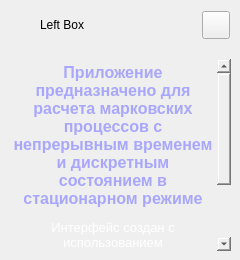
        <widget class="QFrame" name="extraLeftBox">
         <property name="minimumSize">
          <size>
           <width>0</width>
           <height>0</height>
          </size>
         </property>
         <property name="maximumSize">
          <size>
           <width>0</width>
           <height>16777215</height>
          </size>
         </property>
         <property name="frameShape">
          <enum>QFrame::NoFrame</enum>
         </property>
         <property name="frameShadow">
          <enum>QFrame::Raised</enum>
         </property>
         <layout class="QVBoxLayout" name="extraColumLayout">
          <property name="spacing">
           <number>0</number>
          </property>
          <property name="leftMargin">
           <number>0</number>
          </property>
          <property name="topMargin">
           <number>0</number>
          </property>
          <property name="rightMargin">
           <number>0</number>
          </property>
          <property name="bottomMargin">
           <number>0</number>
          </property>
          <item>
           <widget class="QFrame" name="extraTopBg">
            <property name="minimumSize">
             <size>
              <width>0</width>
              <height>50</height>
             </size>
            </property>
            <property name="maximumSize">
             <size>
              <width>16777215</width>
              <height>50</height>
             </size>
            </property>
            <property name="frameShape">
             <enum>QFrame::NoFrame</enum>
            </property>
            <property name="frameShadow">
             <enum>QFrame::Raised</enum>
            </property>
            <layout class="QVBoxLayout" name="verticalLayout_5">
             <property name="spacing">
              <number>0</number>
             </property>
             <property name="leftMargin">
              <number>0</number>
             </property>
             <property name="topMargin">
              <number>0</number>
             </property>
             <property name="rightMargin">
              <number>0</number>
             </property>
             <property name="bottomMargin">
              <number>0</number>
             </property>
             <item>
              <layout class="QGridLayout" name="extraTopLayout">
               <property name="leftMargin">
                <number>10</number>
               </property>
               <property name="rightMargin">
                <number>10</number>
               </property>
               <property name="horizontalSpacing">
                <number>10</number>
               </property>
               <property name="verticalSpacing">
                <number>0</number>
               </property>
               <item row="0" column="0">
                <widget class="QFrame" name="extraIcon">
                 <property name="minimumSize">
                  <size>
                   <width>20</width>
                   <height>0</height>
                  </size>
                 </property>
                 <property name="maximumSize">
                  <size>
                   <width>20</width>
                   <height>20</height>
                  </size>
                 </property>
                 <property name="frameShape">
                  <enum>QFrame::NoFrame</enum>
                 </property>
                 <property name="frameShadow">
                  <enum>QFrame::Raised</enum>
                 </property>
                </widget>
               </item>
               <item row="0" column="1">
                <widget class="QLabel" name="extraLabel">
                 <property name="minimumSize">
                  <size>
                   <width>150</width>
                   <height>0</height>
                  </size>
                 </property>
                 <property name="text">
                  <string>Left Box</string>
                 </property>
                </widget>
               </item>
               <item row="0" column="2">
                <widget class="QPushButton" name="extraCloseColumnBtn">
                 <property name="minimumSize">
                  <size>
                   <width>28</width>
                   <height>28</height>
                  </size>
                 </property>
                 <property name="maximumSize">
                  <size>
                   <width>28</width>
                   <height>28</height>
                  </size>
                 </property>
                 <property name="cursor">
                  <cursorShape>PointingHandCursor</cursorShape>
                 </property>
                 <property name="toolTip">
                  <string>Close left box</string>
                 </property>
                 <property name="text">
                  <string/>
                 </property>
                 <property name="icon">
                  <iconset resource="resources.qrc">
                   <normaloff>:/icons/images/icons/icon_close.png</normaloff>:/icons/images/icons/icon_close.png</iconset>
                 </property>
                 <property name="iconSize">
                  <size>
                   <width>20</width>
                   <height>20</height>
                  </size>
                 </property>
                </widget>
               </item>
              </layout>
             </item>
            </layout>
           </widget>
          </item>
          <item>
           <widget class="QFrame" name="extraContent">
            <property name="frameShape">
             <enum>QFrame::NoFrame</enum>
            </property>
            <property name="frameShadow">
             <enum>QFrame::Raised</enum>
            </property>
            <layout class="QVBoxLayout" name="verticalLayout_12">
             <property name="spacing">
              <number>0</number>
             </property>
             <property name="leftMargin">
              <number>0</number>
             </property>
             <property name="topMargin">
              <number>0</number>
             </property>
             <property name="rightMargin">
              <number>0</number>
             </property>
             <property name="bottomMargin">
              <number>0</number>
             </property>
             <item>
              <widget class="QFrame" name="extraCenter">
               <property name="frameShape">
                <enum>QFrame::NoFrame</enum>
               </property>
               <property name="frameShadow">
                <enum>QFrame::Raised</enum>
               </property>
               <layout class="QVBoxLayout" name="verticalLayout_10">
                <item>
                 <widget class="QTextEdit" name="textEdit">
                  <property name="minimumSize">
                   <size>
                    <width>222</width>
                    <height>0</height>
                   </size>
                  </property>
                  <property name="styleSheet">
                   <string notr="true">background: transparent;</string>
                  </property>
                  <property name="frameShape">
                   <enum>QFrame::NoFrame</enum>
                  </property>
                  <property name="readOnly">
                   <bool>true</bool>
                  </property>
                  <property name="html">
                   <string>&lt;!DOCTYPE HTML PUBLIC &quot;-//W3C//DTD HTML 4.0//EN&quot; &quot;http://www.w3.org/TR/REC-html40/strict.dtd&quot;&gt;
&lt;html&gt;&lt;head&gt;&lt;meta name=&quot;qrichtext&quot; content=&quot;1&quot; /&gt;&lt;meta charset=&quot;utf-8&quot; /&gt;&lt;style type=&quot;text/css&quot;&gt;
p, li { white-space: pre-wrap; }
&lt;/style&gt;&lt;/head&gt;&lt;body style=&quot; font-family:'Segoe UI'; font-size:10pt; font-weight:400; font-style:normal;&quot;&gt;
&lt;p align=&quot;center&quot; style=&quot; margin-top:0px; margin-bottom:0px; margin-left:0px; margin-right:0px; -qt-block-indent:0; text-indent:0px;&quot;&gt;&lt;span style=&quot; font-size:12pt; font-weight:600; color:#a8a6ff;&quot;&gt;Приложение предназначено для расчета марковских процессов с непрерывным временем и дискретным состоянием в стационарном режиме&lt;/span&gt;&lt;/p&gt;
&lt;p align=&quot;center&quot; style=&quot; margin-top:12px; margin-bottom:12px; margin-left:0px; margin-right:0px; -qt-block-indent:0; text-indent:0px;&quot;&gt;&lt;span style=&quot; color:#ffffff;&quot;&gt;Интерфейс создан с использованием PySide(поддержка PyQT)&lt;/span&gt;&lt;/p&gt;
&lt;p align=&quot;center&quot; style=&quot; margin-top:12px; margin-bottom:12px; margin-left:0px; margin-right:0px; -qt-block-indent:0; text-indent:0px;&quot;&gt;&lt;span style=&quot; color:#ffffff;&quot;&gt;Построение графа реализовано с помощью NetworkX&lt;/span&gt;&lt;/p&gt;
&lt;p align=&quot;center&quot; style=&quot; margin-top:12px; margin-bottom:12px; margin-left:0px; margin-right:0px; -qt-block-indent:0; text-indent:0px;&quot;&gt;&lt;span style=&quot; font-weight:700; color:#a8a6ff;&quot;&gt;Создано:&lt;/span&gt;&lt;span style=&quot; color:#a8a6ff;&quot;&gt; Селезнев Егор&lt;/span&gt;&lt;/p&gt;&lt;/body&gt;&lt;/html&gt;</string>
                  </property>
                 </widget>
                </item>
               </layout>
              </widget>
             </item>
             <item>
              <widget class="QFrame" name="extraBottom">
               <property name="frameShape">
                <enum>QFrame::NoFrame</enum>
               </property>
               <property name="frameShadow">
                <enum>QFrame::Raised</enum>
               </property>
              </widget>
             </item>
            </layout>
           </widget>
          </item>
         </layout>
        </widget>
